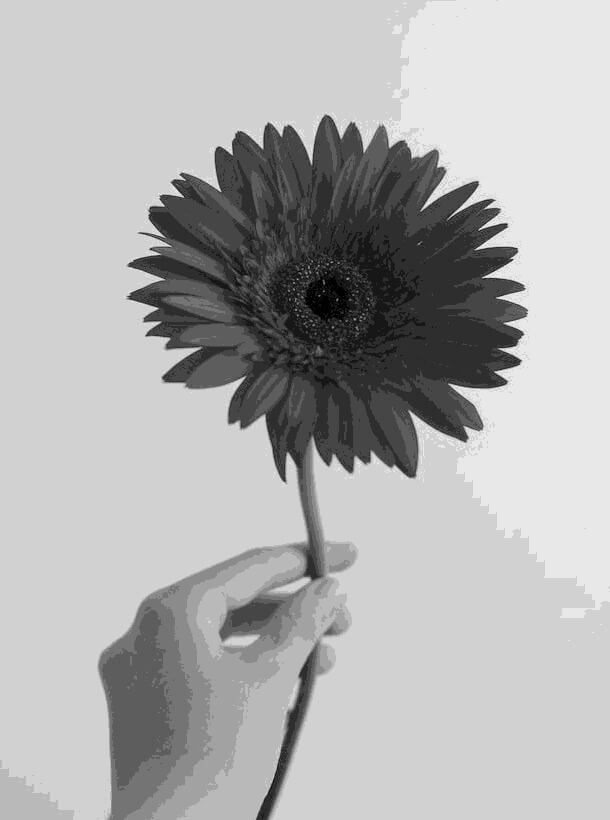
#> input picture example/flower.jpg, 610 x 820 px
$ python generate_ascii.py example/flower.jpg
#> lines starting #> are read from the running program, lines starting #| are printed output that depends on the picture
import argparse
from PIL import Image
import numpy as np
import os

# Grayscale levels
GSCALE_70 = "$@B%8&WM#*oahkbdpqwmZO0QLCJUYXzcvunxrjft/\\|()1{}[]?-_+~<>i!lI;:,\"^`'. "
GSCALE_10 = "@%#*+=-:. "

def load_image(image_path):
#> called with image_path = 'example/flower.jpg'
    try:
        image = Image.open(image_path) # Convert to grayscale
#> image is the input picture: PIL image 610x820 RGB; min 0, max 255, mean 176.6
        return image
    except Exception as e:
        print("Error Loading Image:", e)
        return None

def resize_image(image, fixed_width=200, fixed_height=100, keep_aspect_ratio=False):
#> called with fixed_width = 200, fixed_height = 100, keep_aspect_ratio = False
    if keep_aspect_ratio:
        aspect_ratio = image.width / image.height
        if fixed_width / fixed_height > aspect_ratio:
            fixed_width = int(fixed_height * aspect_ratio)
        else:
            fixed_height = int(fixed_width / aspect_ratio)
    return image.resize((fixed_width, fixed_height))
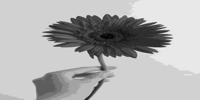
#> returned value: PIL image 200x100 RGB; min 1, max 239, mean 176.6

def get_average_brightness(image):
    im_array = np.array(image)
    if im_array.size == 0:
        return 127  # Default brightness for empty tiles
    return np.mean(im_array)

def map_brightness_to_ascii(brightness, gscale):
    scale_index = int((brightness / 255) * (len(gscale) - 1))
    return gscale[scale_index]

def generate_ascii(image, cols=200, rows=100, gscale=GSCALE_70):
    image = resize_image(image, cols, rows)
    W, H = image.size
#> W = 200; H = 100
    w, h = W / cols, H / rows
#> w = 1; h = 1
    ascii_art = []

    for j in range(rows):
        row_str = ""
        for i in range(cols):
            x1, y1 = int(i * w), int(j * h)
            x2, y2 = min(int((i + 1) * w), W), min(int((j + 1) * h), H)
            tile = image.crop((x1, y1, x2, y2))
            avg_brightness = get_average_brightness(tile)
            row_str += map_brightness_to_ascii(avg_brightness, gscale)
        ascii_art.append(row_str)
#> after the loop, ascii_art = 100 items

    return "\n".join(ascii_art)

def save_ascii_to_file(ascii_art, filename):
    with open(filename, "w") as f:
        f.write(ascii_art)
    print("ASCII Art saved to", filename)

def main():
    parser = argparse.ArgumentParser(description="Convert an image to ASCII art.")
    parser.add_argument("image_path", help="Path to the image file.")
    parser.add_argument("-w", "--width", type=int, default=200, help="Width of ASCII output.")
    parser.add_argument("-he", "--height", type=int, default=100, help="Height of ASCII output.")
    parser.add_argument("-s", "--scale", choices=["70", "10"], default="70", help="Grayscale scale to use (70 or 10 characters).")
    parser.add_argument("-a", "--aspect", action="store_true", help="Maintain aspect ratio.")
    parser.add_argument("-o", "--output", help="Output file (default: same as input with .txt extension).")

    args = parser.parse_args()

    image = load_image(args.image_path)
    if image:
        gscale = GSCALE_70 if args.scale == "70" else GSCALE_10
        ascii_image = generate_ascii(image, cols=args.width, rows=args.height, gscale=gscale)

        # Save output
        output_file = args.output if args.output else os.path.splitext(args.image_path)[0] + ".txt"
        save_ascii_to_file(ascii_image, output_file)


if __name__ == "__main__":
    main()


# [16 lines of commented-out code are left out]
